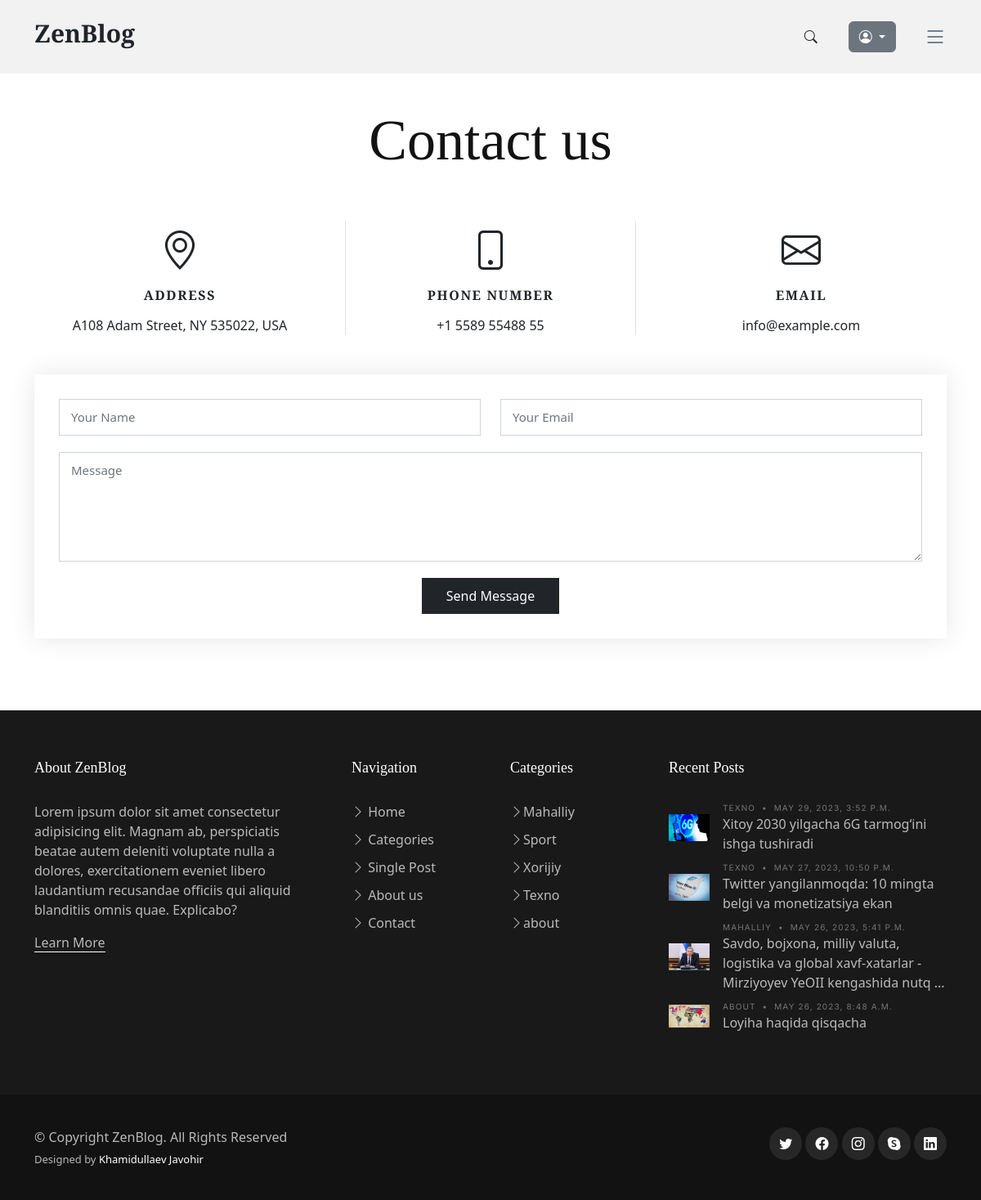
Page /contact/ on the committed database.
### news_app/models.py (models this page shows, shortened)
class Category(models.Model):
    name = models.CharField(max_length=150)
    def __str__(self):
        return self.name

class News(models.Model):
    class Status(models.TextChoices):
        Draft = "DF", "Draft"
        Published = "PB", "Published"
    title = models.CharField(max_length=250)
    slug = models.SlugField(max_length=300)
    body = models.TextField()
    image = models.ImageField(upload_to="news/images")
    category = models.ForeignKey(Category, on_delete=models.CASCADE)
    published_time = models.DateTimeField(default=timezone.now)
    created_time = models.DateTimeField(auto_now_add=True)
    updated_time = models.DateTimeField(auto_now=True)
    status = models.CharField(
        max_length=2, choices=Status.choices, default=Status.Draft
    )
    objects = models.Manager()  # defauld manager
    published = PublishedManager()
    class Meta:
        ordering = ["-published_time"]

### news_app/views.py (the view, shortened to what this page needs)
# urls.py: path("contact/", ContactPageView.as_view(), name="contact_page"),
class ContactPageView(TemplateView):
    template_name = "news/contact.html"
    def get(self, request, *args, **kwargs):
        form = ContactForm()
        context = {"form": form}
        return render(request, "news/contact.html", context)

### news_app/forms.py
class ContactForm(forms.ModelForm):
    class Meta:
        model = Contact
        fields = ["name", "email", "message"]

### news_app/context_procesor.py (called while the page is built)
def top_news(request):
    categories = Category.objects.all()
    top_news = News.published.all().order_by("-published_time")[:4]
    context = {
        "top_news": top_news,
        "categories": categories,
    }
    return context

### news_app/models.py (called while the page is built)
    def get_queryset(self):
        return super().get_queryset().filter(status=News.Status.Published)

### templates/news/contact.html (shortened to what this page needs)
{% extends 'news/base.html' %}
{% load static %}
{% block content %}
  <main id="main">
    <section id="contact" class="contact mb-5">
      <div class="container" data-aos="fade-up">
        <div class="row">
          <div class="col-lg-12 text-center mb-5">
            <h1 class="page-title">Contact us</h1>
          </div>
        </div>
        <div class="row gy-4">
          <div class="col-md-4">
            <div class="info-item">
              <i class="bi bi-geo-alt"></i>
              <h3>Address</h3>
              <address>A108 Adam Street, NY 535022, USA</address>
            </div>
          </div>
          <div class="col-md-4">
            <div class="info-item info-item-borders">
              <i class="bi bi-phone"></i>
              <h3>Phone Number</h3>
              <p><a href="tel:+155895548855">+1 5589 55488 55</a></p>
            </div>
          </div>
          <div class="col-md-4">
            <div class="info-item">
              <i class="bi bi-envelope"></i>
              <h3>Email</h3>
              <p><a href="mailto:info@example.com">info@example.com</a></p>
            </div>
          </div>
        </div>
        <div class="form mt-5">
          <form action="#" method="post" role="form" class="php-email-form">{% csrf_token %}
            <div class="row">
              <div class="form-group col-md-6">
                <input type="text" name="name" class="form-control" id="name" placeholder="Your Name" required>
              </div>
              <div class="form-group col-md-6">
                <input type="email" class="form-control" name="email" id="email" placeholder="Your Email" required>
              </div>
            </div>
            <div class="form-group">
              <textarea class="form-control" name="message" rows="5" placeholder="Message" required></textarea>
            </div>
            <div class="text-center"><button type="submit">Send Message</button></div>
          </form>
        </div>
      </div>
    </section>
  </main>
{% endblock content %}

### templates/news/base.html (shortened to what this page needs)
{% load static %}
<!DOCTYPE html>
<html lang="en">
<head>
  <link href="{% static 'vendor/bootstrap/css/bootstrap.min.css' %}" rel="stylesheet">
  <link href="{% static 'vendor/bootstrap-icons/bootstrap-icons.css' %}" rel="stylesheet">
  <link href="{% static 'vendor/swiper/swiper-bundle.min.css' %}" rel="stylesheet">
  <link href="{% static 'vendor/glightbox/css/glightbox.min.css' %}" rel="stylesheet">
  <link href="{% static 'vendor/aos/aos.css' %}" rel="stylesheet">
  <link href="{% static 'css/variables.css' %}" rel="stylesheet">
  <link href="{% static 'css/main.css' %}" rel="stylesheet">
  <link href="{% static 'css/404-page.css' %}" rel="stylesheet">
  <link href="{% static 'css/register.css' %}" rel="stylesheet">
</head>
<body>
  <header id="header" class="header d-flex align-items-center fixed-top">
    <div class="container-fluid container-xl d-flex align-items-center justify-content-between">
      <a href="{% url 'home_page' %}" class="logo d-flex align-items-center">
        <h1>ZenBlog</h1>
      </a>
      <div class="position-relative d-flex align-items-center">
        <div class=" d-flex align-items-center">
          <a href="#" class="mx-2 js-search-open"><span class="bi-search"></span></a>
          <div class="dropdown me-1" style="padding: 10px 0 10px 30px;">
            <button type="button" class="btn btn-secondary dropdown-toggle" data-bs-toggle="dropdown" aria-expanded="false" data-bs-offset="10,20">
              <i class="bi bi-person-circle"></i>
            </button>
          </div>
          <i class="bi bi-list mobile-nav-toggle" style="padding-left:30px"></i>
        </div>
      </div>
    </div>
  </header>
  {% block content %}
  {% endblock content %}
  <footer id="footer" class="footer">
    <div class="footer-content">
      <div class="container">
        <div class="row g-5">
          <div class="col-lg-4">
            <h3 class="footer-heading">About ZenBlog</h3>
            <p>Lorem ipsum dolor sit amet consectetur adipisicing elit. Magnam ab, perspiciatis beatae autem deleniti
              voluptate nulla a dolores, exercitationem eveniet libero laudantium recusandae officiis qui aliquid
              blanditiis omnis quae. Explicabo?</p>
            <p><a href="about.html" class="footer-link-more">Learn More</a></p>
          </div>
          <div class="col-6 col-lg-2">
            <h3 class="footer-heading">Navigation</h3>
            <ul class="footer-links list-unstyled">
              <li><a href="{% url 'home_page' %}"><i class="bi bi-chevron-right"></i> Home</a></li>
              <li><a href="category.html"><i class="bi bi-chevron-right"></i> Categories</a></li>
              <li><a href="single-post.html"><i class="bi bi-chevron-right"></i> Single Post</a></li>
              <li><a href="about.html"><i class="bi bi-chevron-right"></i> About us</a></li>
              <li><a href="{% url 'contact_page' %}"><i class="bi bi-chevron-right"></i> Contact</a></li>
            </ul>
          </div>
          <div class="col-6 col-lg-2">
            <h3 class="footer-heading">Categories</h3>
            <ul class="footer-links list-unstyled">
              {% for category in categories %}
                <li><a href="category.html"><i class="bi bi-chevron-right"></i>{{ category.name }}</a></li>
              {% endfor %}
            </ul>
          </div>
          <div class="col-lg-4">
            <h3 class="footer-heading">Recent Posts</h3>
            <ul class="footer-links footer-blog-entry list-unstyled">
              {% for news in top_news %}
              <li>
                <a href="{% url 'detail_page' news.pk %}" class="d-flex align-items-center">
                  <img src="{{ news.image.url }}" alt="" class="img-fluid me-3">
                  <div>
                    <div class="post-meta d-block"><span class="date">{{ news.category }}</span> <span class="mx-1">&bullet;</span>
                      <span>{{ news.published_time }}</span>
                    </div>
                    <span>{{ news.title | truncatewords:13 }}</span>
                  </div>
                </a>
              </li>
              {% endfor %}
            </ul>
          </div>
        </div>
      </div>
    </div>
    <div class="footer-legal">
      <div class="container">
        <div class="row justify-content-between">
          <div class="col-md-6 text-center text-md-start mb-3 mb-md-0">
            <div class="copyright">
              © Copyright <strong><span>ZenBlog</span></strong>. All Rights Reserved
            </div>
            <div class="credits">
              Designed by <a href="https://github.com/Javohir-dev">Khamidullaev Javohir</a>
            </div>
          </div>
          <div class="col-md-6">
            <div class="social-links mb-3 mb-lg-0 text-center text-md-end">
              <a href="#" class="twitter"><i class="bi bi-twitter"></i></a>
              <a href="#" class="facebook"><i class="bi bi-facebook"></i></a>
              <a href="#" class="instagram"><i class="bi bi-instagram"></i></a>
              <a href="#" class="google-plus"><i class="bi bi-skype"></i></a>
              <a href="#" class="linkedin"><i class="bi bi-linkedin"></i></a>
            </div>
          </div>
        </div>
      </div>
    </div>
  </footer>
</body>
</html>

### static/css/variables.css (style rules this page uses)
:root { --font-default: 'EB Garamond', system-ui, -apple-system, "Segoe UI", Roboto, "Helvetica Neue", Arial, "Noto Sans", "Liberation Sans", sans-serif, "Apple Color Emoji", "Segoe UI Emoji", "Segoe UI Symbol", "Noto Color Emoji"; --font-primary: 'EB Garamond', serif; --font-secondary: 'Inter', sans-serif; --color-default: #212529; --color-default-rgb: 33, 37, 41; --color-links: #212529; --color-links-hover: #15171a; --color-primary: #212529; --color-primary-light: #26282c; --color-primary-dark: #0b0c0e; --color-primary-rgb: 33, 37, 41; --color-primary-light-rgb: 38, 40, 44; --color-primary-dark-rgb: 11, 12, 14; --color-secondary: #596d80; --color-secondary-light: #8498aa; --color-secondary-dark: #404f5c; --color-secondary-rgb: 89, 109, 128; --color-secondary-light-rgb: 132, 152, 170; --color-secondary-dark-rgb: 64, 79, 92; --color-blue: #0d6efd; --color-blue-rgb: 13, 110, 253; --color-indigo: #6610f2; --color-indigo-rgb: 102, 16, 242; --color-purple: #6f42c1; --color-purple-rgb: 111, 66, 193; --color-pink: #f3268c; --color-pink-rgb: 243, 38, 140; --color-red: #df1529; --color-red-rgb: 223, 21, 4; --color-orange: #fd7e14; --color-orange-rgb: 253, 126, 20; --color-yellow: #ffc107; --color-yellow-rgb: 255, 193, 7; --color-green: #059652; --color-green-rgb: 5, 150, 82; --color-teal: #20c997; --color-teal-rgb: 32, 201, 151; --color-cyan: #0dcaf0; --color-cyan-rgb: 13, 202, 240; --color-white: #ffffff; --color-white-rgb: 255, 255, 255; --color-gray: #6c757d; --color-gray-rgb: 108, 117, 125; --color-black: #000000; --color-black-rgb: 0, 0, 0; }
:root { --bs-blue: var(--color-blue); --bs-indigo: var(--color-indigo); --bs-purple: var(--color-purple); --bs-pink: var(--color-pink); --bs-red: var(--color-red); --bs-orange: var(--color-orange); --bs-yellow: var(--color-yellow); --bs-green: var(--color-green); --bs-teal: var(--color-teal); --bs-cyan: var(--color-cyan); --bs-white: var(--color-white); --bs-gray: var(--color-gray); --bs-gray-dark: #343a40; --bs-gray-100: #f8f9fa; --bs-gray-200: #e9ecef; --bs-gray-300: #dee2e6; --bs-gray-400: #ced4da; --bs-gray-500: #adb5bd; --bs-gray-600: #6c757d; --bs-gray-700: #495057; --bs-gray-800: #343a40; --bs-gray-900: #212529; --bs-primary: var(--color-blue); --bs-secondary: var(--color-blue); --bs-success: #198754; --bs-info: #0dcaf0; --bs-warning: #ffc107; --bs-danger: #dc3545; --bs-light: #f8f9fa; --bs-dark: #212529; --bs-primary-rgb: var(--color-primary-rgb); --bs-secondary-rgb: var(--color-secondary-rgb); --bs-success-rgb: 25, 135, 84; --bs-info-rgb: 13, 202, 240; --bs-warning-rgb: 255, 193, 7; --bs-danger-rgb: 220, 53, 69; --bs-light-rgb: 248, 249, 250; --bs-dark-rgb: 33, 37, 41; --bs-white-rgb: var(--color-white-rgb); --bs-black-rgb: var(--color-black-rgb); --bs-body-color-rgb: var(--color-default-rgb); --bs-body-bg-rgb: 255, 255, 255; --bs-font-sans-serif: var(--font-default); --bs-font-monospace: SFMono-Regular, Menlo, Monaco, Consolas, "Liberation Mono", "Courier New", monospace; --bs-gradient: linear-gradient(180deg, rgba(255, 255, 255, 0.15), rgba(255, 255, 255, 0)); --bs-body-font-family: var(--font-default); --bs-body-font-size: 1rem; --bs-body-font-weight: 400; --bs-body-line-height: 1.5; --bs-body-color: var(--color-default); --bs-body-bg: #fff; }

### static/css/404-page.css (style rules this page uses)
a { text-decoration: none; }

### static/css/register.css (style rules this page uses)
:root { --color-white: #fff; --color-light: #f1f5f9; --color-black: #121212; --color-night: #001632; --color-red: #f44336; --color-yellow: #6cf436; --color-blue: #1a73e8; --color-gray: #80868b; --color-grayish: #dadce0; --shadow-normal: 0 1px 3px 0 rgba(0, 0, 0, 0.1), 0 1px 2px 0 rgba(0, 0, 0, 0.06); --shadow-medium: 0 4px 6px -1px rgba(0, 0, 0, 0.1), 0 2px 4px -1px rgba(0, 0, 0, 0.06); --shadow-large: 0 10px 15px -3px rgba(0, 0, 0, 0.1), 0 4px 6px -2px rgba(0, 0, 0, 0.05); }
.login a, button { font-family: inherit; font-size: inherit; line-height: inherit; cursor: pointer; border: none; outline: none; text-decoration: none; }
.login, img { display: block; width: 100%; height: auto; object-fit: cover; }

### rows in the picture
Category: name "Mahalliy"
Category: name "Sport"
Category: name "Xorijiy"
Category: name "Texno"
Category: name "about"
News: image (picture), category "TEXNO", published_time "MAY 29, 2023, 3:52 P.M.", title "Xitoy 2030 yilgacha 6G tarmog‘ini ishga tushiradi"
News: image (picture), category "TEXNO", published_time "MAY 27, 2023, 10:50 P.M.", title "Twitter yangilanmoqda: 10 mingta belgi va monetizatsiya ekan"
News: image (picture), category "MAHALLIY", published_time "MAY 26, 2023, 5:41 P.M.", title "Savdo, bojxona, milliy valuta, logistika va global xavf-xatarlar - Mirziyoyev YeOII kengashida nutq …"
News: image (picture), category "ABOUT", published_time "MAY 26, 2023, 8:48 A.M.", title "Loyiha haqida qisqacha"
